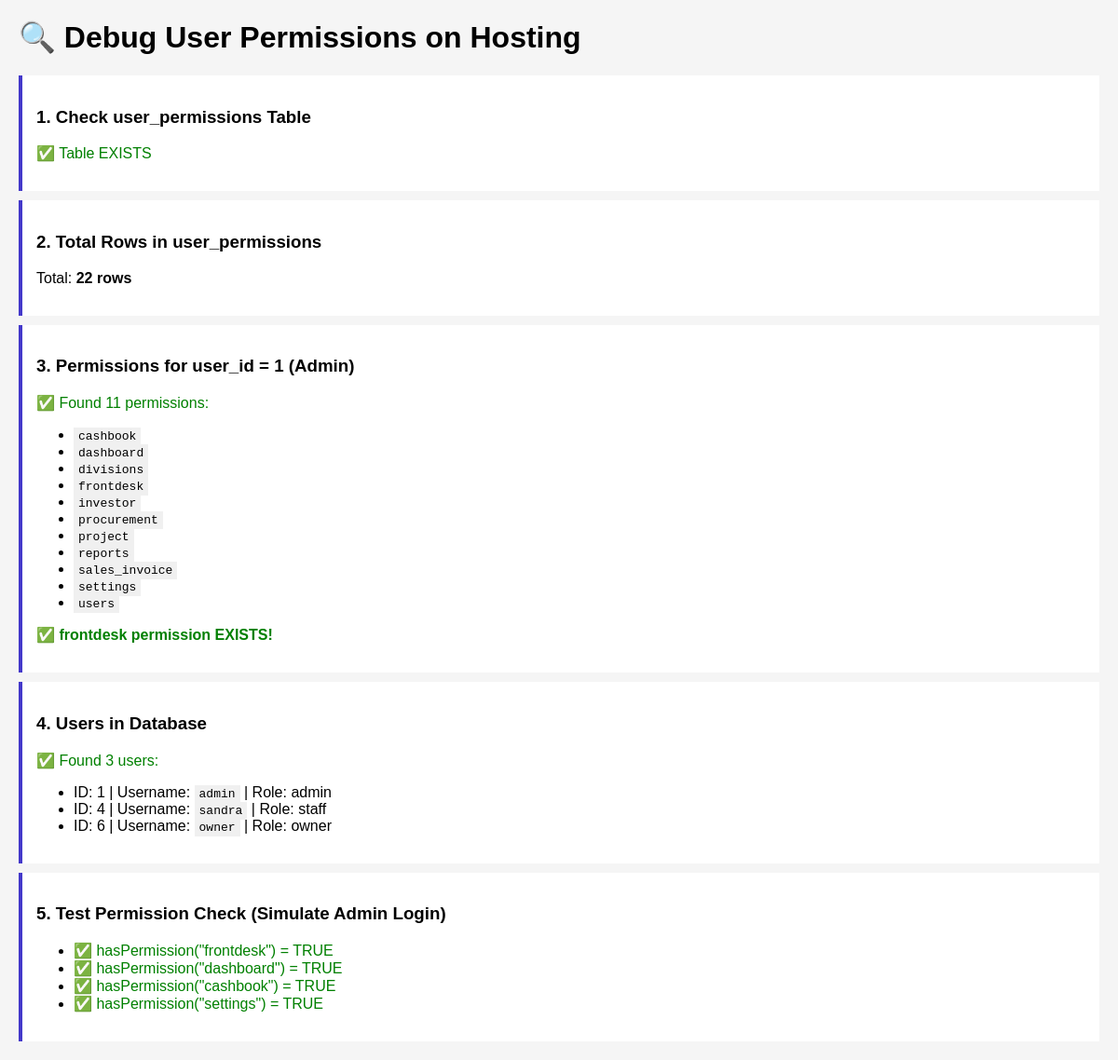
Page /adf_system/check-permissions-debug.php on the committed database.
### tables this page shows
CREATE TABLE `user_permissions` (
  `id` int(11) NOT NULL AUTO_INCREMENT,
  `user_id` int(11) NOT NULL,
  `permission` varchar(100) NOT NULL,
  `created_at` timestamp NOT NULL DEFAULT current_timestamp(),
  PRIMARY KEY (`id`),
  UNIQUE KEY `unique_permission` (`user_id`,`permission`),
  CONSTRAINT `user_permissions_ibfk_1` FOREIGN KEY (`user_id`) REFERENCES `users` (`id`) ON DELETE CASCADE
);

CREATE TABLE `users` (
  `id` int(11) NOT NULL AUTO_INCREMENT,
  `username` varchar(50) NOT NULL,
  `password` varchar(255) NOT NULL,
  `full_name` varchar(100) NOT NULL,
  `email` varchar(100) DEFAULT NULL,
  `role` enum('admin','manager','cashier','accountant','staff','owner') DEFAULT 'staff',
  `business_access` varchar(255) DEFAULT 'all',
  `phone` varchar(20) DEFAULT NULL,
  `is_active` tinyint(1) DEFAULT 1,
  `created_at` timestamp NOT NULL DEFAULT current_timestamp(),
  `updated_at` timestamp NOT NULL DEFAULT current_timestamp() ON UPDATE current_timestamp(),
  `is_trial` tinyint(1) DEFAULT 0,
  `trial_expires_at` datetime DEFAULT NULL,
  PRIMARY KEY (`id`),
  UNIQUE KEY `username` (`username`),
  KEY `idx_username` (`username`),
  KEY `idx_role` (`role`)
);

### adf_system/includes/auth.php (called while the page is built, shortened)
<?php
class Auth {
    private $db;
    public function __construct() {
        $this->db = Database::getInstance();
    }
    public function hasPermission($module) {
        $user_id = $_SESSION['user_id'] ?? null;
        try {
            $conn = $this->db->getConnection();
            $query = "SELECT * FROM user_permissions WHERE user_id = ? AND permission = ? LIMIT 1";
            $stmt = $conn->prepare($query);
            $stmt->execute([$user_id, $module]);
            $result = $stmt->fetch(PDO::FETCH_ASSOC);
            if ($result) {
                return true;
            }
        } catch (Exception $e) {
            error_log("Permission check error: " . $e->getMessage());
        }
        $rolePermissions = [
            'admin' => ['dashboard', 'cashbook', 'divisions', 'frontdesk', 'sales_invoice', 'procurement', 'users', 'reports', 'settings', 'investor', 'project'],
            'manager' => ['dashboard', 'cashbook', 'divisions', 'frontdesk', 'sales_invoice', 'procurement', 'users', 'reports', 'settings', 'investor', 'project'],
            'accountant' => ['dashboard', 'cashbook', 'reports', 'procurement', 'investor', 'project'],
            'staff' => ['dashboard', 'cashbook', 'investor', 'project']
        ];
        $userRole = $_SESSION['role'] ?? 'staff';
        $permissions = $rolePermissions[$userRole] ?? ['dashboard'];
        return in_array($module, $permissions);
    }
}

### adf_system/check-permissions-debug.php (the view, shortened to what this page needs)
<?php
require_once 'config/database.php';
?>
<!DOCTYPE html>
<html>
<head>
</head>
<body>
<h1>🔍 Debug User Permissions on Hosting</h1>
<?php
try {
    $conn = Database::getInstance()->getConnection();
    echo '<div class="box">';
    echo '<h3>1. Check user_permissions Table</h3>';
    $stmt = $conn->prepare("SHOW TABLES LIKE 'user_permissions'");
    $stmt->execute();
    if ($stmt->rowCount() > 0) {
        echo '<p class="success">✅ Table EXISTS</p>';
    } else {
        echo '<p class="error">❌ Table DOES NOT EXIST - Run setup-user-permissions.sql first!</p>';
        exit;
    }
    echo '</div>';
    echo '<div class="box">';
    echo '<h3>2. Total Rows in user_permissions</h3>';
    $stmt = $conn->prepare("SELECT COUNT(*) as cnt FROM user_permissions");
    $stmt->execute();
    $count = $stmt->fetch(PDO::FETCH_ASSOC)['cnt'];
    echo "<p>Total: <strong>" . $count . " rows</strong></p>";
    echo '</div>';
    echo '<div class="box">';
    echo '<h3>3. Permissions for user_id = 1 (Admin)</h3>';
    $stmt = $conn->prepare("SELECT permission FROM user_permissions WHERE user_id = 1 ORDER BY permission");
    $stmt->execute();
    $perms = $stmt->fetchAll(PDO::FETCH_ASSOC);
    if (count($perms) > 0) {
        echo '<p class="success">✅ Found ' . count($perms) . ' permissions:</p>';
        echo '<ul>';
        foreach ($perms as $p) {
            echo '<li><code>' . htmlspecialchars($p['permission']) . '</code></li>';
        }
        echo '</ul>';
        $has_frontdesk = false;
        foreach ($perms as $p) {
            if ($p['permission'] === 'frontdesk') {
                $has_frontdesk = true;
                break;
            }
        }
        if ($has_frontdesk) {
            echo '<p class="success">✅ <strong>frontdesk permission EXISTS!</strong></p>';
        } else {
            echo '<p class="error">❌ <strong>frontdesk permission MISSING!</strong></p>';
        }
    } else {
        echo '<p class="error">❌ NO PERMISSIONS FOUND for user_id=1</p>';
        echo '<p>This means the INSERT did not work!</p>';
    }
    echo '</div>';
    echo '<div class="box">';
    echo '<h3>4. Users in Database</h3>';
    $stmt = $conn->prepare("SELECT id, username, role FROM users LIMIT 10");
    $stmt->execute();
    $users = $stmt->fetchAll(PDO::FETCH_ASSOC);
    if (count($users) > 0) {
        echo '<p class="success">✅ Found ' . count($users) . ' users:</p>';
        echo '<ul>';
        foreach ($users as $u) {
            echo '<li>ID: ' . $u['id'] . ' | Username: <code>' . $u['username'] . '</code> | Role: ' . $u['role'] . '</li>';
        }
        echo '</ul>';
    } else {
        echo '<p class="error">❌ NO USERS FOUND</p>';
    }
    echo '</div>';
    echo '<div class="box">';
    echo '<h3>5. Test Permission Check (Simulate Admin Login)</h3>';
    require_once 'includes/auth.php';
    $auth = new Auth();
    $test_modules = ['frontdesk', 'dashboard', 'cashbook', 'settings'];
    echo '<ul>';
    foreach ($test_modules as $mod) {
        $result = $auth->hasPermission($mod);
        $icon = $result ? '✅' : '❌';
        $class = $result ? 'success' : 'error';
        echo '<li><span class="' . $class . '">' . $icon . ' hasPermission("' . $mod . '") = ' . ($result ? 'TRUE' : 'FALSE') . '</span></li>';
    }
    echo '</ul>';
    echo '</div>';
} catch (Exception $e) {
    echo '<div class="box error">';
    echo '<h3>❌ ERROR</h3>';
    echo '<p>' . htmlspecialchars($e->getMessage()) . '</p>';
    echo '</div>';
}
?>
</body>
</html>

### adf_system/check-permissions-debug.php (style rules this page uses)
body { font-family: Arial; margin: 20px; background: #f5f5f5; }
.box { background: white; padding: 15px; margin: 10px 0; border-left: 4px solid #4338ca; }
.success { border-left-color: green; color: green; }
code { background: #f0f0f0; padding: 2px 5px; }

### rows in the picture
user_permissions: permission "cashbook"
user_permissions: permission "dashboard"
user_permissions: permission "divisions"
user_permissions: permission "frontdesk"
user_permissions: permission "investor"
user_permissions: permission "procurement"
user_permissions: permission "project"
user_permissions: permission "reports"
user_permissions: permission "sales_invoice"
user_permissions: permission "settings"
user_permissions: permission "users"
users: id "1", username "admin", role "admin"
users: id "4", username "sandra", role "staff"
users: id "6", username "owner", role "owner"

### other values in the picture
$count "22"
count($perms) "11"
count($users) "3"
$icon "✅"
$mod "frontdesk"
$mod "dashboard"
$mod "cashbook"
$mod "settings"
